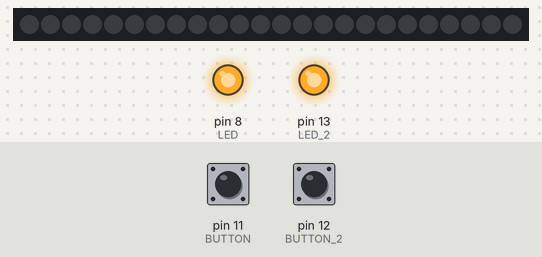
A sketch run on a simulated Arduino Uno, built with avr-gcc and run on an emulated ATmega328P. Parts: 24 RGB LEDs in strip order, left to right, output pins drawn as LEDs (lit = HIGH). The test bench sets the inputs (shaded band); at power-on: pin 11 (BUTTON) HIGH, pin 12 (BUTTON_2) HIGH. Dim RGB values are drawn brighter than linear; the audio player accepts every command and is not drawn; what the sketch prints to the serial monitor is not drawn.

Above: at 1.7 s.
1.8 s: pin 11 (BUTTON) pulled LOW for 0.15 s
At 2.3 s:
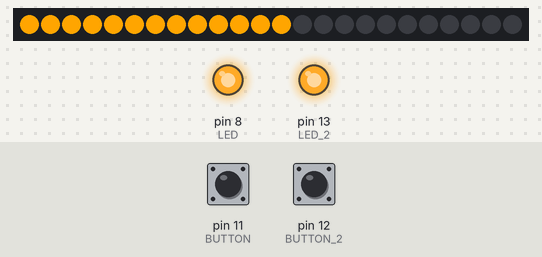
2.5 s: pin 12 (BUTTON_2) pulled LOW for 3.2 s
At 6.1 s:
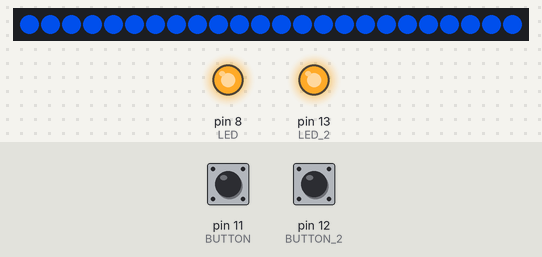
7.2 s: pin 11 (BUTTON) pulled LOW for 1 s
At 8.03 s:
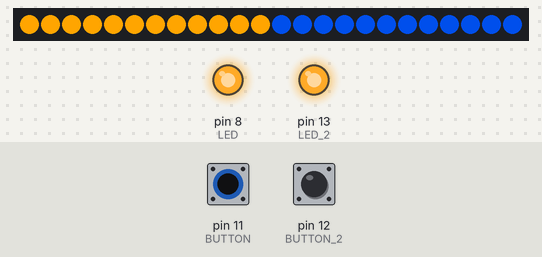
8.8 s: pin 12 (BUTTON_2) pulled LOW for 1 s
At 9.89 s:
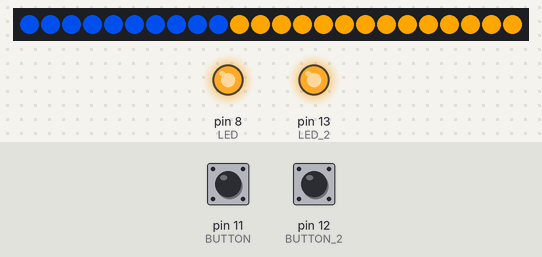
10.4 s: pin 11 (BUTTON) pulled LOW for 3.2 s
At 16.4 s:
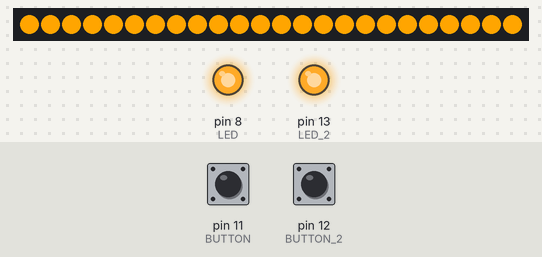
Timing chart, 0 to 16.7 s (numbered marks = the images above; inputs shaded):
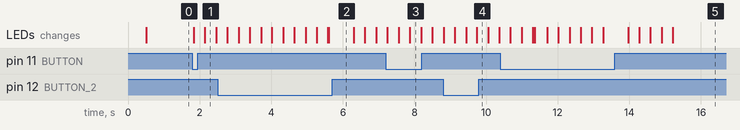

Measured:
- after the input at 1.8 s, the LEDs: first change at once (image 1 shows a later state)
- after the input at 2.5 s, the LEDs: first differ from a run without the input after 1.5 s (image 2 shows a later state)
- after the input at 7.2 s, the LEDs: first differ from a run without the input after 0.67 s (image 3)
- after the input at 8.8 s, the LEDs: first differ from a run without the input after 0.94 s (image 4)
- after the input at 10.4 s, the LEDs: first differ from a run without the input after 1.3 s (image 5 shows a later state)

The sketch:

portal_gun.ino
```cpp
#include <Adafruit_NeoPixel.h>
#include <EEPROM.h>
#include <SoftwareSerial.h>

#include <DFRobotDFPlayerMini.h>


const unsigned long eventInterval = 300000;
unsigned long previousTime = 0;

#define NUM_LEDS 24
#define PIN 7
#define LED  8
#define LED_2 13
Adafruit_NeoPixel strip = Adafruit_NeoPixel(NUM_LEDS, PIN, NEO_GRB + NEO_KHZ800);

#define BUTTON 11
#define BUTTON_2 12

bool oldState = LOW;
int showType = 0;

static const uint8_t PIN_MP3_TX = 2; // Connects to module's RX
static const uint8_t PIN_MP3_RX = 3; // Connects to module's TX
SoftwareSerial softwareSerial(PIN_MP3_RX, PIN_MP3_TX);

// Create the Player object
DFRobotDFPlayerMini player;

void setup() {
  // Init USB serial port for debugging
  Serial.begin(9600);
  // Init serial port for DFPlayer Mini
  softwareSerial.begin(9600);

  // Start communication with DFPlayer Mini
  if (player.begin(softwareSerial)) {
    Serial.println("OK");

    // Set volume to maximum (0 to 30).
  // player.volume(30);
    // Play the first MP3 file on the SD card
   // player.play(1);


    digitalWrite(LED_2, HIGH);
    digitalWrite(LED, HIGH);

    pinMode(LED_2, OUTPUT);
    pinMode(LED, OUTPUT);
    pinMode(BUTTON, INPUT_PULLUP);
    pinMode(BUTTON_2, INPUT_PULLUP);
    strip.begin();
    strip.show(); // Initialize all pixels to 'off'
  }

}


  // *** REPLACE FROM HERE ***
void loop() {

    unsigned long currentTime = millis();

    bool newState = digitalRead(BUTTON_2);
    bool newState2 = digitalRead(BUTTON);

    // Set volume to maximum (0 to 30).
    player.volume(30);
    // Play the first MP3 file on the SD card

    if (digitalRead(BUTTON_2) == LOW) {
          //colorWipe(strip.Color(0, 65, 194), 50);
      player.play(2);
      colorWipe(strip.Color(0, 65, 194), 25);
      colorWipe(strip.Color(60, 125, 254), 25);
      colorWipe(strip.Color(0, 65, 194), 25);

}


    if (digitalRead(BUTTON) == LOW) {
      player.play(1);
      colorWipe(strip.Color(255, 165, 0), 25);
      colorWipe(strip.Color(255, 215, 0), 25);
      colorWipe(strip.Color(255, 165, 0), 25);
}

    if (currentTime - previousTime >= eventInterval && digitalRead(BUTTON_2) == HIGH) {
      /* Event code */
      strip.fill((0, 0, 0));
      strip.show();

      /* Update the timing for the next time around */
      previousTime = currentTime;
}

    if (currentTime - previousTime >= eventInterval && digitalRead(BUTTON) == HIGH) {
      strip.fill((0, 0, 0));
      strip.show();
      digitalWrite(LED_2, LOW);

      previousTime = currentTime;
    }
}

void colorWipe(uint32_t c, uint8_t wait) {
  for(uint16_t i=0; i<strip.numPixels(); i++) {
    strip.setPixelColor(i, c);
    strip.show();
    delay(wait);
  }
}
```
